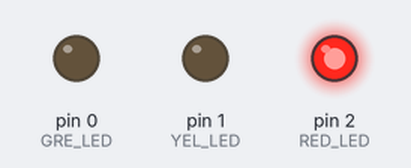
Bench run of a sketch on a simulated Arduino Uno, built with avr-gcc and run on an emulated ATmega328P. Shown: output pins drawn as LEDs (lit = HIGH).

Above: at 0.1 s.
At 66.1 s:
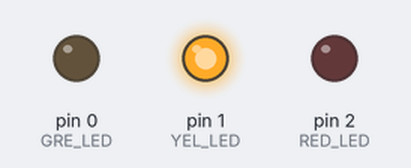
At 108.1 s:
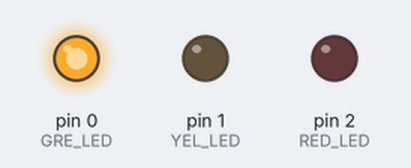
Timing chart, 0 to 109.6 s (numbered marks = the images above):
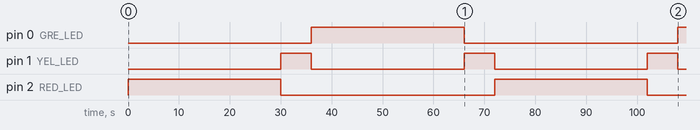

The sketch:

task_11.ino
```cpp
// C++ code
//
int RED_LED = 2;
int YEL_LED = 1;
int GRE_LED = 0;

void setup()
{
  pinMode(RED_LED,OUTPUT);
  pinMode(YEL_LED,OUTPUT);
  pinMode(GRE_LED,OUTPUT);
}

void loop()
{
  digitalWrite(RED_LED,HIGH);
  digitalWrite(YEL_LED,LOW);
  digitalWrite(GRE_LED,LOW);
  delay(30000);

  digitalWrite(RED_LED,LOW);
  digitalWrite(YEL_LED,HIGH);
  digitalWrite(GRE_LED,LOW);
  delay(6000);

  digitalWrite(RED_LED,LOW);
  digitalWrite(YEL_LED,LOW);
  digitalWrite(GRE_LED,HIGH);
  delay(30000);

  digitalWrite(RED_LED,LOW);
  digitalWrite(YEL_LED,HIGH);
  digitalWrite(GRE_LED,LOW);
  delay(6000);

}
```

Measured:
- by itself, pin 0 (GRE_LED): LOW → HIGH at 36.0 s, → LOW 30.0 s later, → HIGH 42.0 s later
- by itself, pin 1 (YEL_LED): alternates HIGH for 6.0 s and LOW for 30.0 s
- by itself, pin 2 (RED_LED): alternates HIGH for 30.0 s and LOW for 42.0 s
